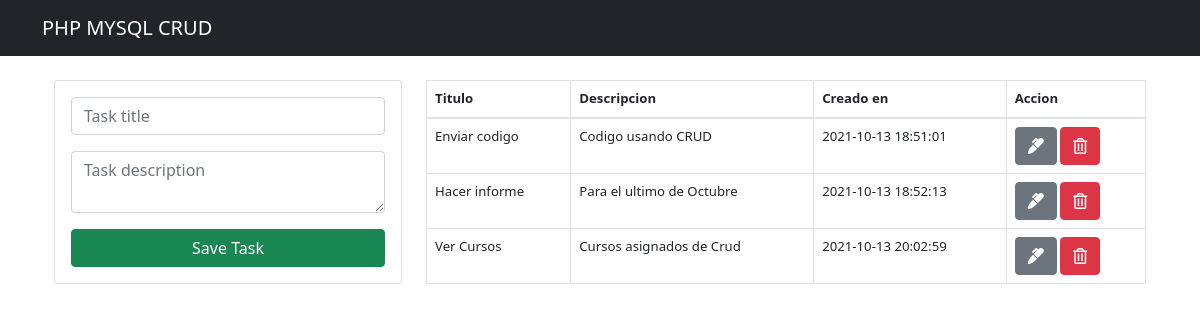
The page / on the database its author committed.
### tables this page shows
CREATE TABLE IF NOT EXISTS `task` (
  `Id` int(11) NOT NULL AUTO_INCREMENT,
  `Titulo` varchar(255) NOT NULL,
  `Descripcion` text NOT NULL,
  `Creado en` timestamp NOT NULL DEFAULT CURRENT_TIMESTAMP,
  PRIMARY KEY (`Id`)
);

### index.php (the view, shortened to what this page needs)
<?php include("db.php") ?>
<?php	include("Includes/header.php") ?>
<div class="container p-4">
    <div class="row">
        <div class="col-md-4">
            <div class="card card-body">
                <form action="save_task.php" method = "POST">
                    <div class="form-group">
                        <input type="text" name = "title" class = "form-control"
                        placeholder = "Task title" autofocus>
                    </div>
                    <div class="form-group">
                        <textarea name="description"  rows="2" class = "form-control"
                        placeholder = "Task description"></textarea>
                    </div>
                    <input type="submit" class = "btn btn-success btn-block"
                    name = "save_task" value = "Save Task">
                </form>
            </div>
        </div>
        <div class="col-md-8">
            <table class = "table table-bordered">
                <thead>
                    <tr>
                        <th>Titulo</th>
                        <th>Descripcion</th>
                        <th>Creado en </th>
                        <th>Accion</th>
                    </tr>
                </thead>
                <tbody>
                    <?php
                    $query = "SELECT * FROM task";
                    $result_tasks = mysqli_query($conn,$query);
                    while($row = mysqli_fetch_array($result_tasks)){?>
                        <tr>
                            <td><?php echo $row['Titulo'] ?></td>
                            <td><?php echo $row['Descripcion'] ?></td>
                            <td><?php echo $row['Creado en'] ?></td>
                            <td>
                                <a href="edit.php?id=<?php echo $row['Id']?>" class = "btn btn-secondary">
                                    <i class = "fas fa-marker"></i>
                                </a>
                                <a href="delete_task.php?id=<?php echo $row['Id']?>" class = "btn btn-danger">
                                    <i class = "far fa-trash-alt"></i>
                                </a>
                            </td>
                        </tr>
                   <?php }?>
                </tbody>
            </table>
        </div>
    </div>
</div>
    <?php	include("Includes/footer.php") ?>

### Includes/header.php (shortened to what this page needs)
<!DOCTYPE html>
<html lang="en">
<head>
    <link rel="stylesheet" href="https://bootswatch.com/4/yeti/bootstrap.min.css">
    <link href="https://cdn.jsdelivr.net/npm/bootstrap@5.1.3/dist/css/bootstrap.min.css" rel="stylesheet">
    <link rel="stylesheet" href="https://use.fontawesome.com/releases/v5.6.3/css/all.css">
</head>
<body>
<nav class = "navbar navbar-dark bg-dark">
 <div class="container">
    <a href="index.php" class = "navbar-brand">PHP MYSQL CRUD</a>
</div>
</nav>

### Includes/footer.php (shortened to what this page needs)
</body>
</html>

### rows shown on the page
task: Titulo "Enviar codigo", Descripcion "Codigo usando CRUD", Creado en "2021-10-13 18:51:01"
task: Titulo "Hacer informe", Descripcion "Para el ultimo de Octubre", Creado en "2021-10-13 18:52:13"
task: Titulo "Ver Cursos", Descripcion "Cursos asignados de Crud", Creado en "2021-10-13 20:02:59"
